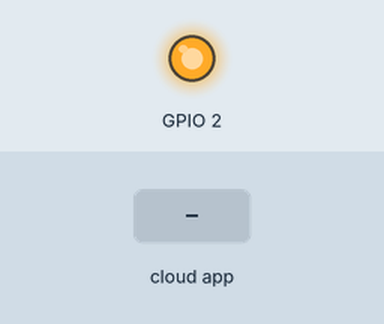
This sketch was run on a simulated ESP8266 (NodeMCU). On the bench: output pins drawn as LEDs (lit = HIGH, except the on-board LED, lit = LOW). The inputs (shaded band) are chosen by the test bench. WiFi joins after 1.5 s; servers stay silent unless stated; the Firebase database answers and starts empty; what the sketch prints to the serial monitor is not drawn.

Above: at 2.8 s.
2.9 s: the phone or cloud app sets LEDStatus to 1
At 4.2 s:
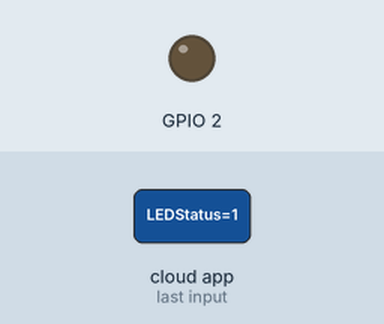
4.5 s: the phone or cloud app sets LEDStatus to 0
At 5.6 s:
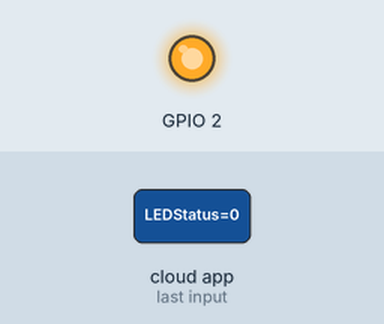
Timing chart, 0 to 7.5 s (numbered marks = the images above; inputs shaded):
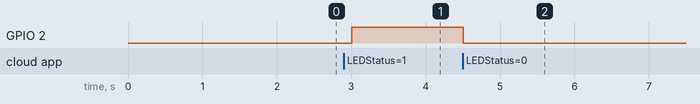

Measured:
- after the input at 2.9 s, GPIO 2: LOW → HIGH after 0.10 s
- after the input at 4.5 s, GPIO 2: HIGH → LOW at once

The sketch:

blink.ino
```cpp
#include <ESP8266WiFi.h>
#include <FirebaseArduino.h>
#define FIREBASE_HOST "epitech-iot-2019.firebaseio.com"
#define FIREBASE_AUTH "0UQuEnKsocGsErppXqqeEC0UMMeS1bICgWBVWNkm"
#define WIFI_SSID "zezette"
#define WIFI_PASSWORD "kokokiki"

void setup() {
    pinMode(BUILTIN_LED,OUTPUT);
    digitalWrite(BUILTIN_LED,0);
    Serial.begin(9600);
    WiFi.begin(WIFI_SSID, WIFI_PASSWORD);
    Serial.print("connecting");
    while (WiFi.status() != WL_CONNECTED) {
      Serial.print(".");
      delay(500);
    }
Serial.println();
Serial.print("connected: ");
Serial.println(WiFi.localIP());
Firebase.begin(FIREBASE_HOST, FIREBASE_AUTH);
Firebase.setInt("LEDStatus",0);
}

void loop() {
if(Firebase.getInt("LEDStatus"))
{
digitalWrite(BUILTIN_LED,HIGH);
}
else
{
digitalWrite(BUILTIN_LED,LOW);
}
if (Firebase.failed()) // Check for errors {
Serial.print("setting /number failed:");
Serial.println(Firebase.error());
return;
}
```
